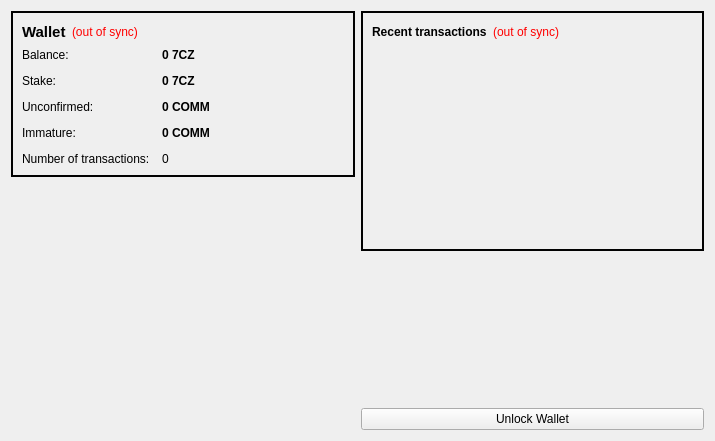
<?xml version="1.0" encoding="UTF-8"?>
<ui version="4.0">
 <class>OverviewPage</class>
 <widget class="QWidget" name="OverviewPage">
  <property name="geometry">
   <rect>
    <x>0</x>
    <y>0</y>
    <width>715</width>
    <height>441</height>
   </rect>
  </property>
  <property name="windowTitle">
   <string>Form</string>
  </property>
  <layout class="QHBoxLayout" name="horizontalLayout" stretch="1,1">
   <item>
    <layout class="QVBoxLayout" name="verticalLayout_2">
     <item>
      <widget class="QFrame" name="frame">
       <property name="styleSheet">
        <string notr="true">#frame {
border: 2px solid #010101;
}</string>
       </property>
       <property name="frameShape">
        <enum>QFrame::StyledPanel</enum>
       </property>
       <property name="frameShadow">
        <enum>QFrame::Raised</enum>
       </property>
       <layout class="QVBoxLayout" name="verticalLayout_4">
        <item>
         <layout class="QHBoxLayout" name="horizontalLayout_4">
          <item>
           <widget class="QLabel" name="label_5">
            <property name="font">
             <font>
              <pointsize>11</pointsize>
              <weight>75</weight>
              <bold>true</bold>
             </font>
            </property>
            <property name="text">
             <string>Wallet</string>
            </property>
           </widget>
          </item>
          <item>
           <widget class="QLabel" name="labelWalletStatus">
            <property name="toolTip">
             <string>The displayed information may be out of date. Your wallet automatically synchronizes with the 7CoinZ network after a connection is established, but this process has not completed yet.</string>
            </property>
            <property name="styleSheet">
             <string notr="true">QLabel { color: red; }</string>
            </property>
            <property name="text">
             <string notr="true">(out of sync)</string>
            </property>
            <property name="alignment">
             <set>Qt::AlignLeading|Qt::AlignLeft|Qt::AlignVCenter</set>
            </property>
           </widget>
          </item>
          <item>
           <spacer name="horizontalSpacer_2">
            <property name="orientation">
             <enum>Qt::Horizontal</enum>
            </property>
            <property name="sizeHint" stdset="0">
             <size>
              <width>40</width>
              <height>20</height>
             </size>
            </property>
           </spacer>
          </item>
         </layout>
        </item>
        <item>
         <layout class="QFormLayout" name="formLayout_2">
          <property name="fieldGrowthPolicy">
           <enum>QFormLayout::AllNonFixedFieldsGrow</enum>
          </property>
          <property name="horizontalSpacing">
           <number>12</number>
          </property>
          <property name="verticalSpacing">
           <number>12</number>
          </property>
          <item row="0" column="0">
           <widget class="QLabel" name="label">
            <property name="text">
             <string>Balance:</string>
            </property>
           </widget>
          </item>
          <item row="0" column="1">
           <widget class="QLabel" name="labelBalance">
            <property name="font">
             <font>
              <weight>75</weight>
              <bold>true</bold>
             </font>
            </property>
            <property name="cursor">
             <cursorShape>IBeamCursor</cursorShape>
            </property>
            <property name="toolTip">
             <string>Your current balance</string>
            </property>
            <property name="text">
             <string notr="true">0 7CZ</string>
            </property>
            <property name="textInteractionFlags">
             <set>Qt::LinksAccessibleByMouse|Qt::TextSelectableByKeyboard|Qt::TextSelectableByMouse</set>
            </property>
           </widget>
          </item>
          <item row="1" column="0">
           <widget class="QLabel" name="label_6">
            <property name="text">
             <string>Stake:</string>
            </property>
           </widget>
          </item>
          <item row="1" column="1">
           <widget class="QLabel" name="labelStake">
            <property name="font">
             <font>
              <weight>75</weight>
              <bold>true</bold>
             </font>
            </property>
            <property name="cursor">
             <cursorShape>IBeamCursor</cursorShape>
            </property>
            <property name="toolTip">
             <string>Total of coins that was staked, and do not yet count toward the current balance</string>
            </property>
            <property name="text">
             <string notr="true">0 7CZ</string>
            </property>
            <property name="textInteractionFlags">
             <set>Qt::LinksAccessibleByMouse|Qt::TextSelectableByKeyboard|Qt::TextSelectableByMouse</set>
            </property>
           </widget>
          </item>
          <item row="2" column="0">
           <widget class="QLabel" name="label_3">
            <property name="text">
             <string>Unconfirmed:</string>
            </property>
           </widget>
          </item>
          <item row="2" column="1">
           <widget class="QLabel" name="labelUnconfirmed">
            <property name="font">
             <font>
              <weight>75</weight>
              <bold>true</bold>
             </font>
            </property>
            <property name="cursor">
             <cursorShape>IBeamCursor</cursorShape>
            </property>
            <property name="toolTip">
             <string>Total of transactions that have yet to be confirmed, and do not yet count toward the current balance</string>
            </property>
            <property name="text">
             <string notr="true">0 COMM</string>
            </property>
            <property name="textInteractionFlags">
             <set>Qt::LinksAccessibleByMouse|Qt::TextSelectableByKeyboard|Qt::TextSelectableByMouse</set>
            </property>
           </widget>
          </item>
          <item row="3" column="0">
           <widget class="QLabel" name="labelImmatureText">
            <property name="text">
             <string>Immature:</string>
            </property>
           </widget>
          </item>
          <item row="3" column="1">
           <widget class="QLabel" name="labelImmature">
            <property name="font">
             <font>
              <weight>75</weight>
              <bold>true</bold>
             </font>
            </property>
            <property name="toolTip">
             <string>Mined balance that has not yet matured</string>
            </property>
            <property name="text">
             <string notr="true">0 COMM</string>
            </property>
            <property name="textInteractionFlags">
             <set>Qt::LinksAccessibleByMouse|Qt::TextSelectableByKeyboard|Qt::TextSelectableByMouse</set>
            </property>
           </widget>
          </item>
          <item row="4" column="0">
           <widget class="QLabel" name="label_2">
            <property name="text">
             <string>Number of transactions:</string>
            </property>
           </widget>
          </item>
          <item row="4" column="1">
           <widget class="QLabel" name="labelNumTransactions">
            <property name="toolTip">
             <string>Total number of transactions in wallet</string>
            </property>
            <property name="text">
             <string notr="true">0</string>
            </property>
           </widget>
          </item>
         </layout>
        </item>
       </layout>
      </widget>
     </item>
     <item>
      <spacer name="verticalSpacer">
       <property name="orientation">
        <enum>Qt::Vertical</enum>
       </property>
       <property name="sizeHint" stdset="0">
        <size>
         <width>20</width>
         <height>40</height>
        </size>
       </property>
      </spacer>
     </item>
     <item>
      <widget class="QLabel" name="label_6">
       <property name="text">
        <string/>
       </property>
       <property name="pixmap">
        <pixmap resource="../bitcoin.qrc">:/images/backg</pixmap>
       </property>
       <property name="scaledContents">
        <bool>false</bool>
       </property>
       <property name="alignment">
        <set>Qt::AlignCenter</set>
       </property>
       <property name="margin">
        <number>-2</number>
       </property>
      </widget>
     </item>
    </layout>
   </item>
   <item>
    <layout class="QVBoxLayout" name="verticalLayout_3">
     <item>
      <widget class="QFrame" name="frame_2">
       <property name="styleSheet">
        <string notr="true">#frame_2 {
border: 2px solid #010101;
}</string>
       </property>
       <property name="frameShape">
        <enum>QFrame::StyledPanel</enum>
       </property>
       <property name="frameShadow">
        <enum>QFrame::Raised</enum>
       </property>
       <layout class="QVBoxLayout" name="verticalLayout">
        <item>
         <layout class="QHBoxLayout" name="horizontalLayout_2">
          <item>
           <widget class="QLabel" name="label_4">
            <property name="text">
             <string>&lt;b&gt;Recent transactions&lt;/b&gt;</string>
            </property>
           </widget>
          </item>
          <item>
           <widget class="QLabel" name="labelTransactionsStatus">
            <property name="toolTip">
             <string>The displayed information may be out of date. Your wallet automatically synchronizes with the 7CoinZ network after a connection is established, but this process has not completed yet.</string>
            </property>
            <property name="styleSheet">
             <string notr="true">QLabel { color: red; }</string>
            </property>
            <property name="text">
             <string notr="true">(out of sync)</string>
            </property>
            <property name="alignment">
             <set>Qt::AlignRight|Qt::AlignTrailing|Qt::AlignVCenter</set>
            </property>
           </widget>
          </item>
          <item>
           <spacer name="horizontalSpacer">
            <property name="orientation">
             <enum>Qt::Horizontal</enum>
            </property>
            <property name="sizeHint" stdset="0">
             <size>
              <width>40</width>
              <height>20</height>
             </size>
            </property>
           </spacer>
          </item>
         </layout>
        </item>
        <item>
         <widget class="QListView" name="listTransactions">
          <property name="styleSheet">
           <string notr="true">QListView { background: transparent; }</string>
          </property>
          <property name="frameShape">
           <enum>QFrame::NoFrame</enum>
          </property>
          <property name="verticalScrollBarPolicy">
           <enum>Qt::ScrollBarAlwaysOff</enum>
          </property>
          <property name="horizontalScrollBarPolicy">
           <enum>Qt::ScrollBarAlwaysOff</enum>
          </property>
          <property name="selectionMode">
           <enum>QAbstractItemView::NoSelection</enum>
          </property>
         </widget>
        </item>
       </layout>
      </widget>
     </item>
     <item>
      <spacer name="verticalSpacer_2">
       <property name="orientation">
        <enum>Qt::Vertical</enum>
       </property>
       <property name="sizeHint" stdset="0">
        <size>
         <width>20</width>
         <height>40</height>
        </size>
       </property>
      </spacer>
     </item>
     <item>
      <widget class="QPushButton" name="unlockWalletButton">
       <property name="text">
        <string>Unlock Wallet</string>
       </property>
      </widget>
     </item>
    </layout>
   </item>
  </layout>
 </widget>
 <resources>
  <include location="../bitcoin.qrc"/>
 </resources>
 <connections/>
</ui>
